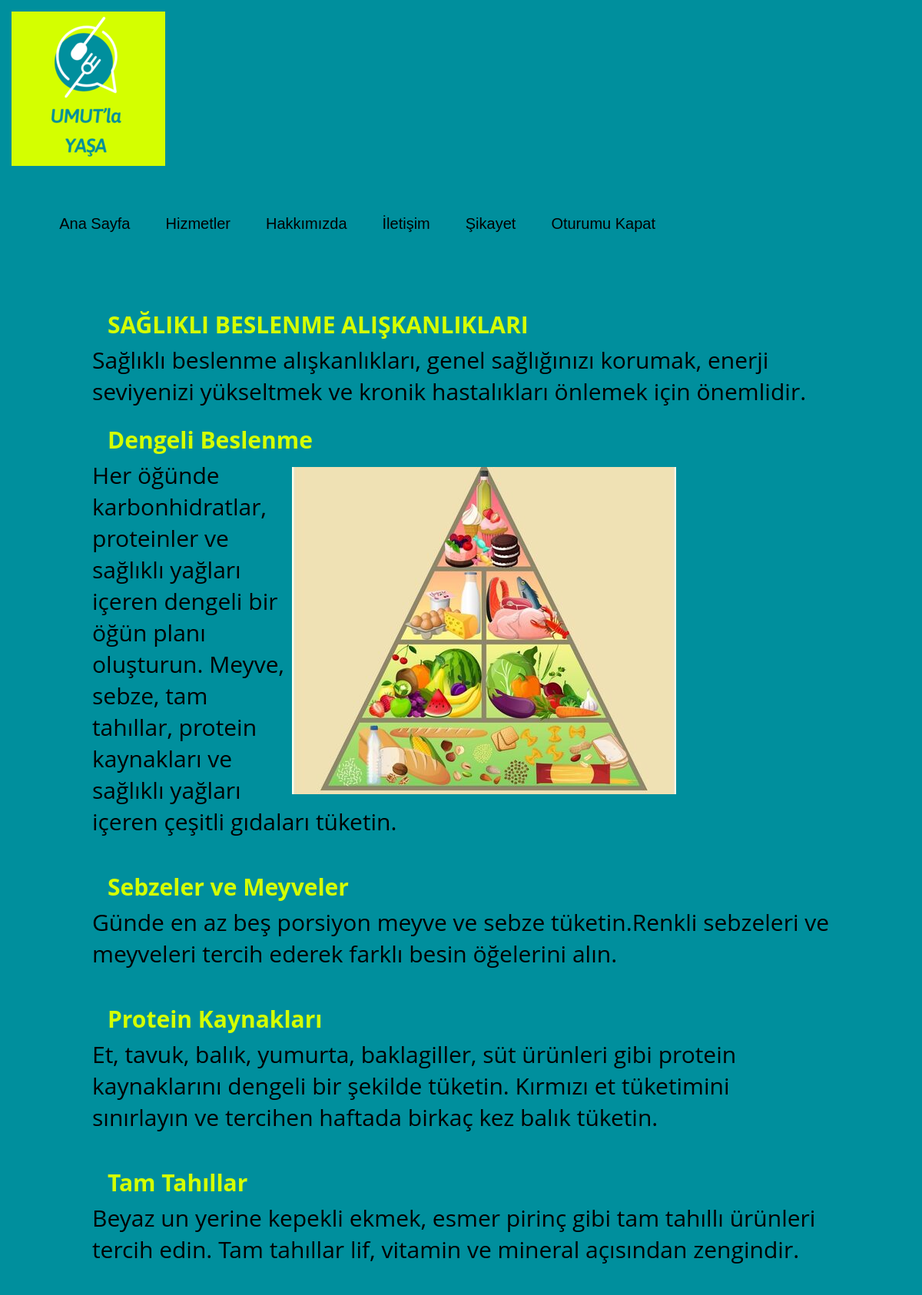
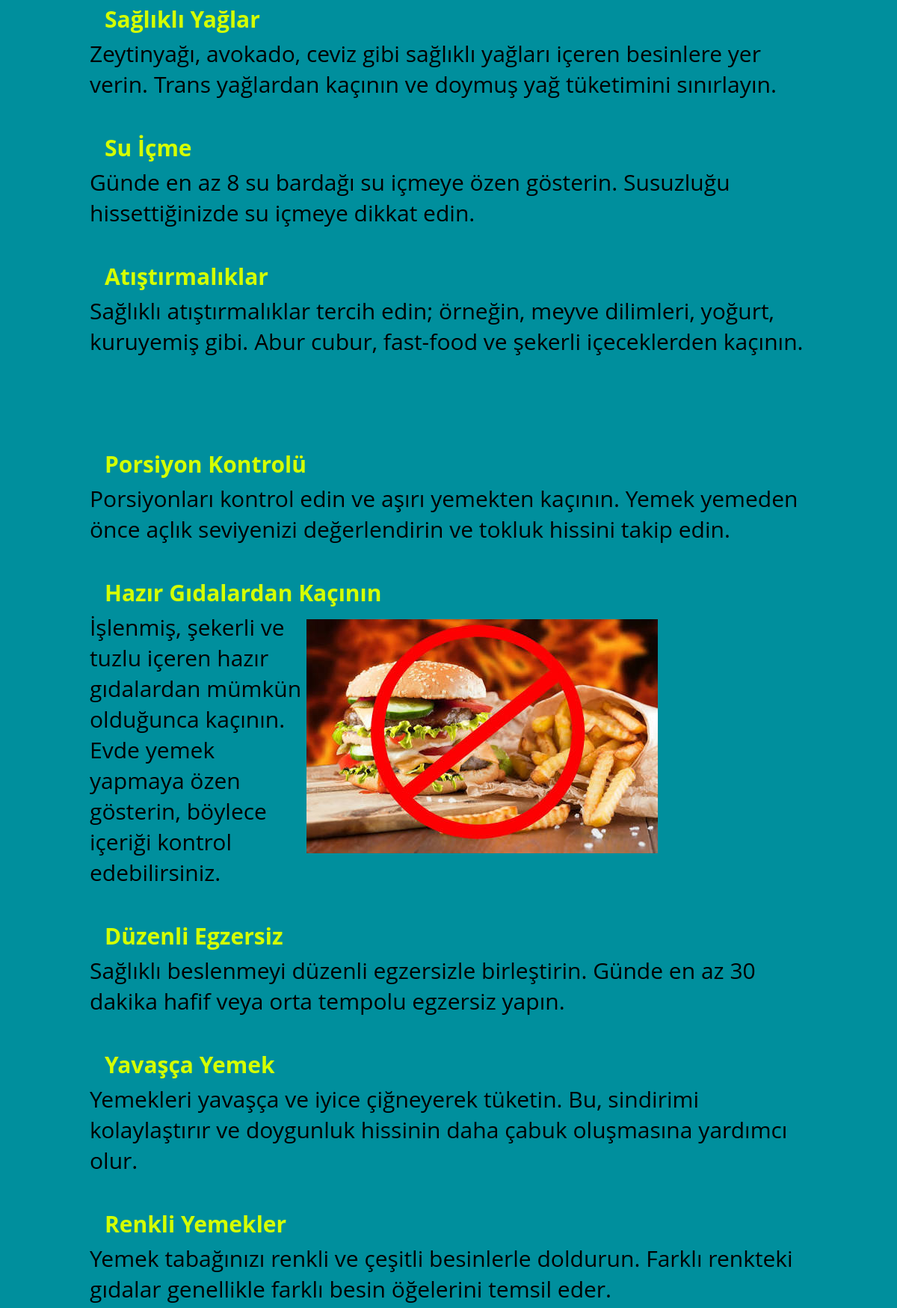
Page /webproject/beslenme.php (upper part) on the committed database (2 pictures, top to bottom).
### tables this page shows
CREATE TABLE `beslenmesec` (
  `id` int(11) NOT NULL,
  `baslik` varchar(255) NOT NULL,
  `icerik` text NOT NULL
);

### webproject/funcs.php (the view, shortened to what this page needs)
<?php
$menu_items = array(
  'anasayfa.php' => 'Ana Sayfa',
  'hizmetler.php' => 'Hizmetler',
  'hakkimizda.php' => 'Hakkımızda',
  'iletisim.php' => 'İletişim',
  'sikayet.php' => 'Şikayet',
  'logout.php' => 'Oturumu Kapat'
);
function ust_kisim2($title){
  global $menu_items;
  echo '
  <!DOCTYPE html>
  <html lang="en">
  <head>
    <meta charset="UTF-8">
    <meta name="viewport" content="width=device-width, initial-scale=1.0">
    <title>'.$title. '</title>
    <link rel="stylesheet" href="stilim.css">
  </head>
  <body>
    <div class="container2">
      <div class="navbar">
        <div class="logo">
          <a href="anasayfa.php">
            <img src="resimler/logo1.png" alt="Logo">
          </a>
        </div>
        <ul>';
        foreach ($menu_items as $link => $label) {
          echo '<li><a href="' . $link . '" ' . (suAnkiSayfa($link)  ? 'class="active"' : '') . '>' . $label . '</a></li>';
        }
        echo '
          </ul>
    </div>';
}
function suAnkiSayfa($sayfaAdi) {
  $suAnkiSayfa = basename($_SERVER['PHP_SELF']);
  return ($suAnkiSayfa == $sayfaAdi);
}
function beslenmesect()
{
  $baglanti = new mysqli("localhost", "root", "", "project");
  $sorgu = "SELECT baslik, icerik FROM beslenmesec";
  $sonuc = $baglanti->query($sorgu);
  echo '<section>';
  while ($row = $sonuc->fetch_assoc()) {
    echo  $row['baslik'];
    echo  $row['icerik'] ;
  }
  echo '</section></div>';
}
?>

### webproject/beslenme.php (shortened to what this page needs)
<?php
$title="Günlük Sağlıklı Beslenme Alışkanlıkları";
require_once "funcs.php";
ust_kisim2($title);
beslenmesect();
echo '</body>
</html>';
?>

### webproject/stilim.css (style rules this page uses)
* { margin: 0; padding: 0; text-decoration: none; font-family: "Open Sans",sans-serif; }
.logo img { float: left; margin: 15px; }
.navbar { overflow: hidden; }
.navbar ul { float: right; margin-top: 20px; margin-right: 27%; }
.navbar ul li { list-style: none; display:inline-block; margin: 0 10px; line-height: 80px; }
.navbar ul li a { color: black; text-decoration: none; font-size: 20px; padding: 6px 13px; font-family: sans-serif; transition: .5s; }
.container2 { background-color: #008f9d; }
.container2 section { margin: 70px 120px 0px 120px; }
.container2 section h1,h2 { margin-left: 20px; padding-bottom: 5px; font-size: 30px; color: #d4ff00; }
.container2 section p { padding-right: 20px; color: #000; font-size: 30px; width: 100%; }
.container2 section img { float: right; margin-top: 10px; margin-right: 200px; }

### rows in the picture
beslenmesec: baslik "SAĞLIKLI BESLENME ALIŞKANLIKLARI", icerik "Sağlıklı beslenme alışkanlıkları, genel sağlığınızı korumak, enerji seviyenizi yükseltmek ve kronik hastalıkları önlemek için önemlidir."
beslenmesec: baslik "Dengeli Beslenme", baslik (picture), icerik "Her öğünde karbonhidratlar, proteinler ve sağlıklı yağları içeren dengeli bir öğün planı oluşturun. Meyve, sebze, tam tahıllar, protein kaynakları ve sağlıklı yağları içeren çeşitli gıdaları tüketin."
beslenmesec: baslik "Sebzeler ve Meyveler", icerik "Günde en az beş porsiyon meyve ve sebze tüketin.Renkli sebzeleri ve meyveleri tercih ederek farklı besin öğelerini alın."
beslenmesec: baslik "Protein Kaynakları", icerik "Et, tavuk, balık, yumurta, baklagiller, süt ürünleri gibi protein kaynaklarını dengeli bir şekilde tüketin. Kırmızı et tüketimini sınırlayın ve tercihen haftada birkaç kez balık tüketin."
beslenmesec: baslik "Tam Tahıllar", icerik "Beyaz un yerine kepekli ekmek, esmer pirinç gibi tam tahıllı ürünleri tercih edin. Tam tahıllar lif, vitamin ve mineral açısından zengindir."
beslenmesec: baslik "Sağlıklı Yağlar", icerik "Zeytinyağı, avokado, ceviz gibi sağlıklı yağları içeren besinlere yer verin. Trans yağlardan kaçının ve doymuş yağ tüketimini sınırlayın."
beslenmesec: baslik "Su İçme", icerik "Günde en az 8 su bardağı su içmeye özen gösterin. Susuzluğu hissettiğinizde su içmeye dikkat edin."
beslenmesec: baslik "Atıştırmalıklar", icerik "Sağlıklı atıştırmalıklar tercih edin; örneğin, meyve dilimleri, yoğurt, kuruyemiş gibi. Abur cubur, fast-food ve şekerli içeceklerden kaçının."
beslenmesec: baslik "Porsiyon Kontrolü", icerik "Porsiyonları kontrol edin ve aşırı yemekten kaçının. Yemek yemeden önce açlık seviyenizi değerlendirin ve tokluk hissini takip edin."
beslenmesec: baslik "Hazır Gıdalardan Kaçının", baslik (picture), icerik "İşlenmiş, şekerli ve tuzlu içeren hazır gıdalardan mümkün olduğunca kaçının. Evde yemek yapmaya özen gösterin, böylece içeriği kontrol edebilirsiniz."
beslenmesec: baslik "Düzenli Egzersiz", icerik "Sağlıklı beslenmeyi düzenli egzersizle birleştirin. Günde en az 30 dakika hafif veya orta tempolu egzersiz yapın."
beslenmesec: baslik "Yavaşça Yemek", icerik "Yemekleri yavaşça ve iyice çiğneyerek tüketin. Bu, sindirimi kolaylaştırır ve doygunluk hissinin daha çabuk oluşmasına yardımcı olur."
beslenmesec: baslik "Renkli Yemekler", icerik "Yemek tabağınızı renkli ve çeşitli besinlerle doldurun. Farklı renkteki gıdalar genellikle farklı besin öğelerini temsil eder."

### other values in the picture
$label "Ana Sayfa"
$label "Hizmetler"
$label "Hakkımızda"
$label "İletişim"
$label "Şikayet"
$label "Oturumu Kapat"
